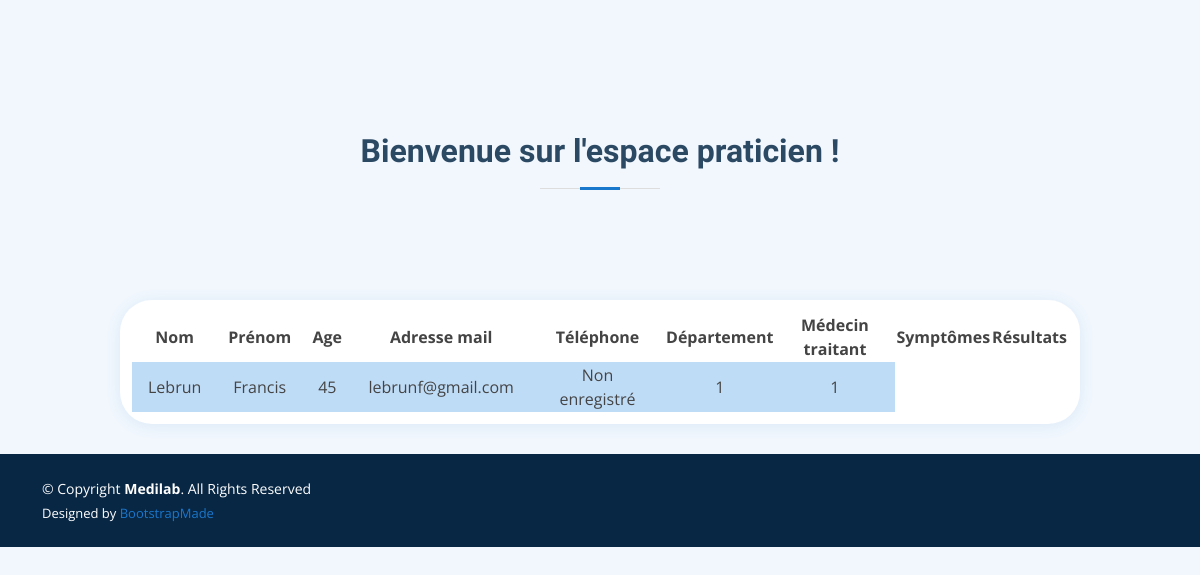
Page /pages/praticien.php on the earlier database version.
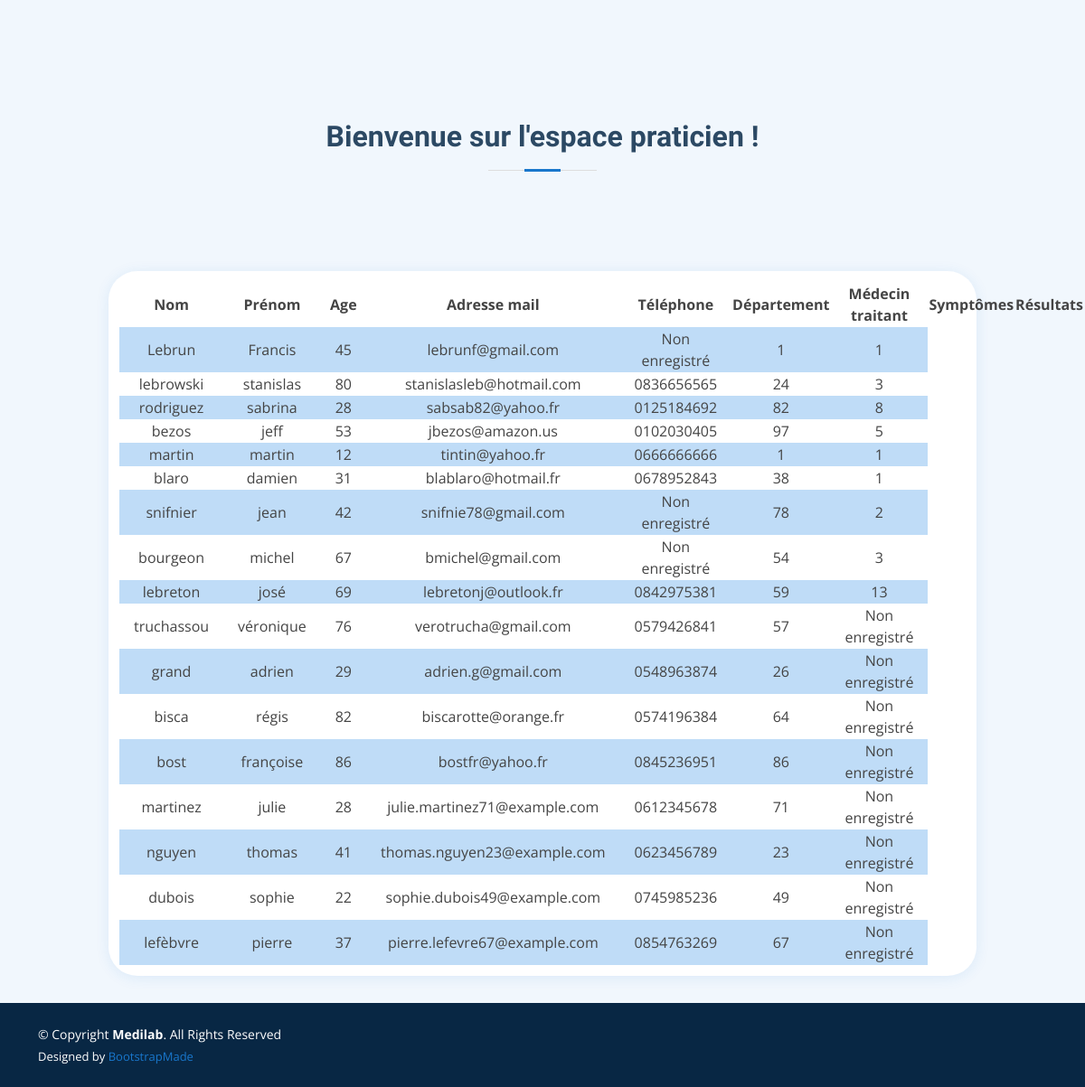
Same page on the later database version.
### tables this page shows
CREATE TABLE `patient` (
  `id_patient` int(11) NOT NULL,
  `nom` varchar(50) NOT NULL,
  `prenom` varchar(50) NOT NULL,
  `age` int(3) NOT NULL,
  `mail` varchar(50) NOT NULL,
  `tel` int(10) DEFAULT NULL,
  `departement` int(3) NOT NULL,
  `medecin_traitant` int(4) DEFAULT NULL,
  `s1` tinyint(1) DEFAULT NULL,
  `s2` tinyint(1) DEFAULT NULL,
  `s3` tinyint(1) DEFAULT NULL,
  `s4` tinyint(1) DEFAULT NULL,
  `s5` tinyint(1) DEFAULT NULL,
  `s6` tinyint(1) DEFAULT NULL,
  `s7` tinyint(1) DEFAULT NULL,
  `s8` tinyint(1) DEFAULT NULL,
  `s9` tinyint(1) DEFAULT NULL,
  `s10` tinyint(1) DEFAULT NULL,
  `s11` tinyint(1) DEFAULT NULL,
  `s12` tinyint(1) DEFAULT NULL,
  `s13` tinyint(1) DEFAULT NULL,
  `s14` tinyint(1) DEFAULT NULL,
  `s15` tinyint(1) DEFAULT NULL
);

### components/table.php (the view)
<?php
    include "../components/bdd_connexion.php";
?>
<table>
    <tr>
        <th>Nom</th>
        <th>Prénom</th>
        <th>Age</th>
        <th>Adresse mail</th>
        <th>Téléphone</th>
        <th>Département</th>
        <th>Médecin traitant</th>
        <th>Symptômes</th>
        <th>Résultats</th>
    </tr>
    <?php
        $stmt = $conn->prepare("SELECT * FROM patient");
        $stmt->execute();
        $i = 0;
        while ($row = $stmt->fetch(PDO::FETCH_ASSOC)) {
            if ($i % 2 == 0) {
                echo "<tr class='bgGrey'>";
                $i = 1;
            }
            else {
                echo "<tr>";
                $i = 0;
            }
            echo "<td>" . $row['nom'] . '</td>';
            echo "<td>" . $row['prenom'] . '</td>';
            echo "<td>" . $row['age'] . '</td>';
            echo "<td>" . $row['mail'] . '</td>';
            if (!empty ($row['tel'])) {
                echo "<td> 0" . $row['tel'] . '</td>';
            }
            else {
                echo "<td>Non enregistré</td>";
            }
            echo "<td>" . $row['departement'] . '</td>';
            if (!empty ($row['medecin_traitant'])) {
                echo "<td>" . $row['medecin_traitant'] . '</td>';
            }
            else {
                echo "<td>Non enregistré</td>";
            }
        }
    ?>
</table>

### pages/praticien.php (shortened to what this page needs)
<!DOCTYPE html>
<html lang="fr">
<body class="section-bg">
    <main class="marginFatTop">
        <div class="section-title">
            <h2>Bienvenue sur l'espace praticien !</h2>
        </div>
        <div class="containerTab">
            <?php
                include '../components/table.php';
            ?>
        </div>
    </main>
</body>
</html>

### assets/css/style.css (style rules this page uses)
body { font-family: "Open Sans", sans-serif; color: #444444; padding-top: 4.3%; }
a { color: #1977cc; text-decoration: none; }
h1, h2, h3, h4, h5, h6 { font-family: "Raleway", sans-serif; margin-top: auto; }
.section-bg { background-color: #f1f7fd; }
.section-title { text-align: center; padding-bottom: 30px; }
.section-title h2 { font-size: 32px; font-weight: bold; margin-bottom: 20px; padding-bottom: 20px; position: relative; color: #2c4964; }
.section-title h2::before { content: ""; position: absolute; display: block; width: 120px; height: 1px; background: #ddd; bottom: 1px; left: calc(50% - 60px); }
.section-title h2::after { content: ""; position: absolute; display: block; width: 40px; height: 3px; background: #1977cc; bottom: 0; left: calc(50% - 20px); }
#footer { color: #fff; font-size: 14px; background: #082744; }
#footer .credits { padding-top: 5px; font-size: 13px; color: #fff; }
table { margin : 0 auto; }
td { padding-left: 1rem; padding-right: 1rem; }
.containerTab { text-align: center; box-shadow: 0px 2px 15px rgb(25 119 204 / 10%); background-color: #fff; margin-top: 5%; margin-left: 10%; margin-right: 10%; margin-bottom: 2.5%; padding-left: 1%; padding-right: 1%; padding-top: 1%; padding-bottom: 1%; border-radius: 2rem; }
.marginFatTop { margin-top : 5rem; }
.bgGrey { background-color: #bfdcf7; }

Differences in the rows shown:
added patient: nom "lebrowski", prenom "stanislas", age "80", mail "stanislasleb@hotmail.com", tel "836656565", departement "24", medecin_traitant "3"
added patient: nom "rodriguez", prenom "sabrina", age "28", mail "sabsab82@yahoo.fr", tel "125184692", departement "82", medecin_traitant "8"
added patient: nom "bezos", prenom "jeff", age "53", mail "jbezos@amazon.us", tel "102030405", departement "97", medecin_traitant "5"
added patient: nom "martin", prenom "martin", age "12", mail "tintin@yahoo.fr", tel "666666666", departement "1", medecin_traitant "1"
added patient: nom "blaro", prenom "damien", age "31", mail "blablaro@hotmail.fr", tel "678952843", departement "38", medecin_traitant "1"
added patient: nom "snifnier", prenom "jean", age "42", mail "snifnie78@gmail.com", shows "Non enregistré", departement "78", medecin_traitant "2"
added patient: nom "bourgeon", prenom "michel", age "67", mail "bmichel@gmail.com", shows "Non enregistré", departement "54", medecin_traitant "3"
added patient: nom "lebreton", prenom "josé", age "69", mail "lebretonj@outlook.fr", tel "842975381", departement "59", medecin_traitant "13"
added patient: nom "truchassou", prenom "véronique", age "76", mail "verotrucha@gmail.com", tel "579426841", departement "57", medecin_traitant "Non enregistré"
added patient: nom "grand", prenom "adrien", age "29", mail "adrien.g@gmail.com", tel "548963874", departement "26", shows "Non enregistré"
added patient: nom "bisca", prenom "régis", age "82", mail "biscarotte@orange.fr", tel "574196384", departement "64", shows "Non enregistré"
added patient: nom "bost", prenom "françoise", age "86", mail "bostfr@yahoo.fr", tel "845236951", departement "86", shows "Non enregistré"
added patient: nom "martinez", prenom "julie", age "28", mail "julie.martinez71@example.com", tel "612345678", departement "71", shows "Non enregistré"
added patient: nom "nguyen", prenom "thomas", age "41", mail "thomas.nguyen23@example.com", tel "623456789", departement "23", shows "Non enregistré"
added patient: nom "dubois", prenom "sophie", age "22", mail "sophie.dubois49@example.com", tel "745985236", departement "49", shows "Non enregistré"
added patient: nom "lefèbvre", prenom "pierre", age "37", mail "pierre.lefevre67@example.com", tel "854763269", departement "67", shows "Non enregistré"
